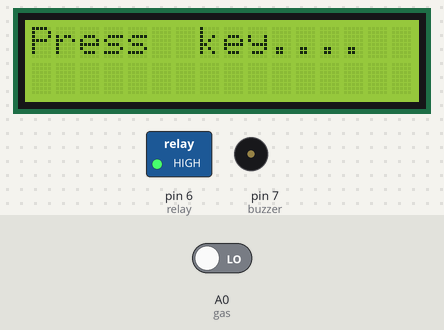
The sketch below on a simulated Arduino Uno, built with avr-gcc and run on an emulated ATmega328P. Parts: 16×2 character LCD, switched loads named in the sketch (green lamp = pin HIGH), buzzer (waves = sounding, pin HIGH). Inputs (shaded band) come from the test bench; at power-on: A0 (gas) LOW.

Above: at 3.1 s.
At 5.2 s:
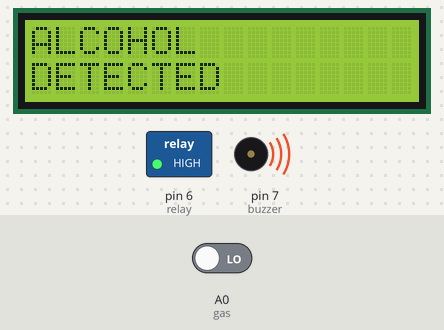
5.3 s: A0 (gas) driven HIGH
At 6.6 s:
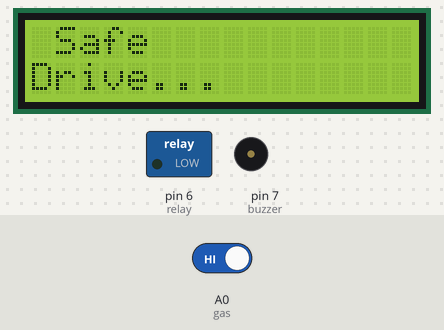
9.3 s: A0 (gas) driven LOW
At 10.9 s:
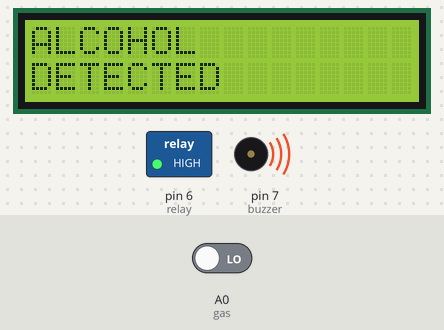
Timing chart, 0 to 12.4 s (numbered marks = the images above; inputs shaded):
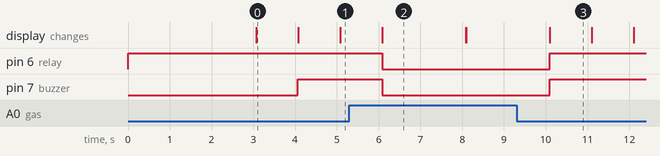

Measured:
- after the input at 5.3 s, pin 6 (relay), pin 7 (buzzer): HIGH → LOW after 0.78 s; the display: first differs from a run without the input after 0.79 s (image 2)
- after the input at 9.3 s, pin 6 (relay), pin 7 (buzzer): LOW → HIGH after 0.80 s; the display: first differs from a run without the input after 0.80 s (image 3)
- what the display in image 0 shows lasts 1.0 s, from 3.1 s to 4.1 s
- what the display in image 2 shows lasts 2.0 s, from 6.1 s to 8.1 s

The sketch:

vehicle_alcohol_engine.ino
```cpp
#include <LiquidCrystal.h>
LiquidCrystal lcd(8, 9, 10, 11, 12, 13);//RS,EN,D4,D5,D6,D7
#define gas A0
#define buzzer 7
#define relay 6
int alc=0;
void setup()
{
  Serial.begin(9600);       // initialize serial communications at 9600 bps:
  pinMode(gas,INPUT);
  pinMode(relay,OUTPUT);
  pinMode(buzzer,OUTPUT);
  digitalWrite(relay,HIGH);
  digitalWrite(buzzer,LOW);
  lcd.begin(16, 2);//initializing LCD
  lcd.setCursor(0,0);
  lcd.print("Alcohol");
  lcd.setCursor(0,1);
  lcd.print("Detection");
  delay(3000);
  lcd.clear();
  lcd.setCursor(0,0);
  lcd.print("Press");
  lcd.setCursor(7,0);
  lcd.print("key....");
  delay(1000);
}
void loop()
{
 alc=digitalRead(gas);
 if(alc==HIGH)
 {
  digitalWrite(buzzer,LOW);
    lcd.clear();
    digitalWrite(relay,LOW);
    lcd.setCursor(0,0);
    lcd.print(" Safe ");
    lcd.setCursor(0,1);
    lcd.print("Drive... ");
    delay(2000);
    lcd.clear();
    digitalWrite(buzzer,LOW);
 }
 else
 {
  digitalWrite(relay,HIGH);
  digitalWrite(buzzer,HIGH);
  lcd.setCursor(0,0);
  lcd.print("ALCOHOL");
  lcd.setCursor(0,1);
  lcd.print("DETECTED");
  delay(1000);
  lcd.clear();
   lcd.setCursor(0,0);
    lcd.print(" Press");
    lcd.setCursor(0,1);
    lcd.print("key...");
 }
}
```
